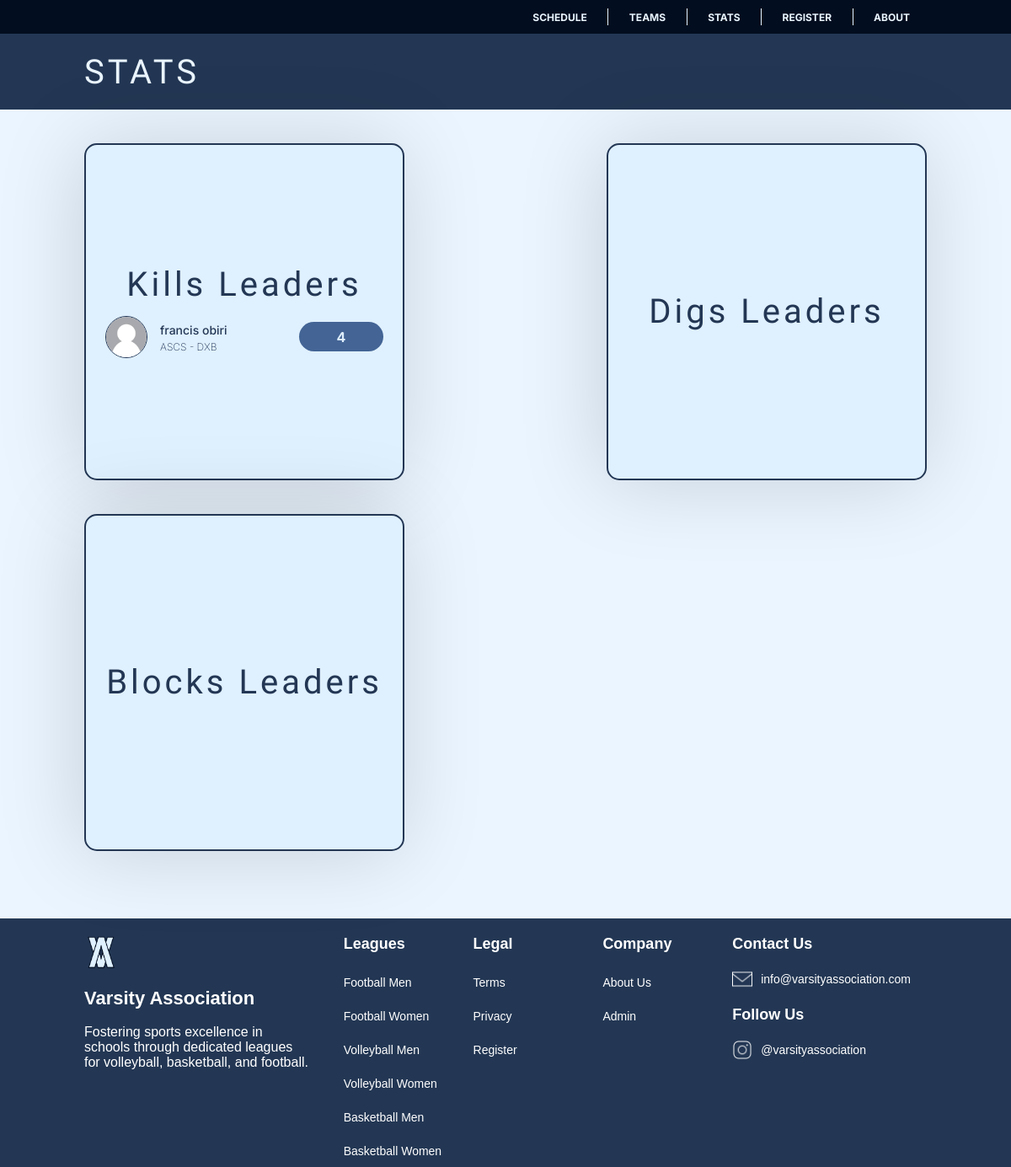
Page /volleyball/stats/ on the committed database.
### volleyball/models.py (models this page shows, shortened)
class Player(models.Model):
    player_id = models.AutoField(primary_key=True)
    player_first_name = models.CharField(max_length=25)
    player_last_name = models.CharField(max_length=25, blank=True, default='')
    player_date_of_birth = models.DateField(null=True, blank=True)
    player_phone_number = models.IntegerField(null=True, blank=True)
    player_email = models.EmailField(max_length=25,null=True, blank=True)
    player_image = models.ImageField(upload_to='player_images/',null=True, blank=True,default='images/person-placeholder.png')
    player_shirt_number = models.IntegerField()
    team = models.ForeignKey(Team, on_delete=models.CASCADE,related_name="volleyball_player_team")
    attack_attempts= models.IntegerField(null=True, blank=True)
    kills = models.IntegerField(null=True, blank=True)
    errors= models.IntegerField(null=True, blank=True)
    digs= models.IntegerField(null=True, blank=True)
    blocks= models.IntegerField(null=True, blank=True)
    solo_blocks_and_assisted_blocks= models.IntegerField(null=True, blank=True)
    service_aces= models.IntegerField(null=True, blank=True)
    class Meta:
        verbose_name = "Volleyball Player"

class Team(models.Model):
    team_id = models.AutoField(primary_key=True)
    team_gender=models.CharField(
        max_length=20, choices=GenderLeagueType.genders_choices, default='Men')
    team_name = models.CharField(max_length=100)
    team_abbreviation = models.CharField(max_length=10)
    team_logo = models.ImageField(upload_to='team_logos/')
    manager_first_name = models.CharField(max_length=25)
    manager_last_name = models.CharField(max_length=25)
    manager_phone_number = models.IntegerField()
    manager_email = models.EmailField()
    wins = models.IntegerField(null=True, blank=True)
    loses = models.IntegerField(null=True, blank=True)
    class Meta:
        verbose_name = "Volleyball Team"

### volleyball/views.py (the view)
# urls.py: path("stats/", views.stats, name="stats"),
def stats(request):
    team_gender=request.session.get('team_gender')
    kill_leaders = Player.objects.filter(team__team_gender=team_gender,kills__gt=0).order_by('-kills')[:5]
    dig_leaders = Player.objects.filter(team__team_gender=team_gender,
        digs__gt=0).order_by('-digs')[:5]
    block_leaders = Player.objects.filter(team__team_gender=team_gender,
        blocks__gt=0).order_by('-blocks')[:5]
    context = {
        'title': 'Stats',
        'kill_leaders': kill_leaders,
        'dig_leaders': dig_leaders,
        'block_leaders': block_leaders,
    }
    return render(request, "volleyball/Stats.html", context)

### volleyball/templates/volleyball/Stats.html (shortened to what this page needs)
{% extends 'volleyball/base.html'%}
{% load static %}
{% block style %}
<link rel="stylesheet" href="{% static 'CSS/Stats.css' %}">
{% endblock%}
{% block content %}
<div class="fill">
    <div class="statsbox" onclick="document.location='{% url 'volleyball-allstats' %}'">
        <p class="title">Kills Leaders</p>
        {% for leader in kill_leaders %}
        <div class="playerbox">
            <img class="playerimage" src="{{ leader.player_image.url }}"
                alt="{{ leader.player_first_name }} {{ leader.player_last_name }}">
            <div class="playerinfo">
                <p class="playername">{{ leader.player_first_name }} {{ leader.player_last_name }}</p>
                <p class="playerteam">{{ leader.team.team_abbreviation }}</p>
            </div>
            <div class="statbox">
                <p class="stat">{{ leader.kills }}</p>
            </div>
        </div>
        {% endfor %}
    </div>
    <div class="statsbox" onclick="document.location='allstats'">
        <p class="title">Digs Leaders</p>
    </div>
    <div class="statsbox" onclick="document.location='allstats'">
        <p class="title">Blocks Leaders</p>
    </div>
</div>
{%endblock%}

### static/CSS/Common.css (style rules this page uses)
body, html { background: #EAF5FF; padding: 0; margin: 0; width: 100%; height: 100%; font-family: 'Inter'; }
body { display: flex; flex-direction: column; min-height: 100%; }
::placeholder { text-transform: capitalize; }
.fill { margin: 40px 0; }

### static/CSS/Stats.css (style rules this page uses)
.statsbox { text-align: center; width: 380px; height: 400px; border-radius: 15px; border: 2px solid #233754; background: #DFF0FF; box-shadow: -5px 2px 100px 0px rgba(0, 0, 0, 0.15); position: relative; display: flex; padding: 21px 20px 23px 20px; flex-direction: column; justify-content: center; align-items: center; gap: 14px; cursor: pointer; }
.fill { display: flex; grid-gap: 40px; justify-content: space-between; flex-wrap: wrap; }
.title { color: #233754; font-size: 40px; font-family: 'Bahianita', sans-serif; font-style: normal; font-weight: 400; line-height: normal; letter-spacing: 4px; margin: 0px; }
.playerbox { display: flex; height: 50px; justify-content: center; align-items: center; gap: 15px; }
.playerinfo { width: 150px; text-align: left; }
.playername { color: #233754; font-size: 14px; font-family: 'Inter'; font-style: normal; font-weight: 500; line-height: normal; }
.playerteam { margin-top: -10px; color: #233754; font-size: 12px; font-family: 'Inter'; font-style: normal; font-weight: 200; line-height: normal; }
.stat { margin: 8px; color: #DEEEFD; text-align: center; font-size: 16px; font-family: 'Inter'; font-style: normal; font-weight: 700; line-height: normal; }
.playerimage { width: 50px; height: 50px; flex-shrink: 0; border-radius: 5000px; border: 1px solid #233754; }
.statbox { width: 100px; height: 35px; flex-shrink: 0; border-radius: 20px; background: #436495; }

### rows in the picture
Player: player_image (placeholder picture), player_first_name "francis", player_last_name "obiri", team.team_abbreviation "ASCS - DXB", kills "4"

### other values in the picture
{{ title }} "STATS"
